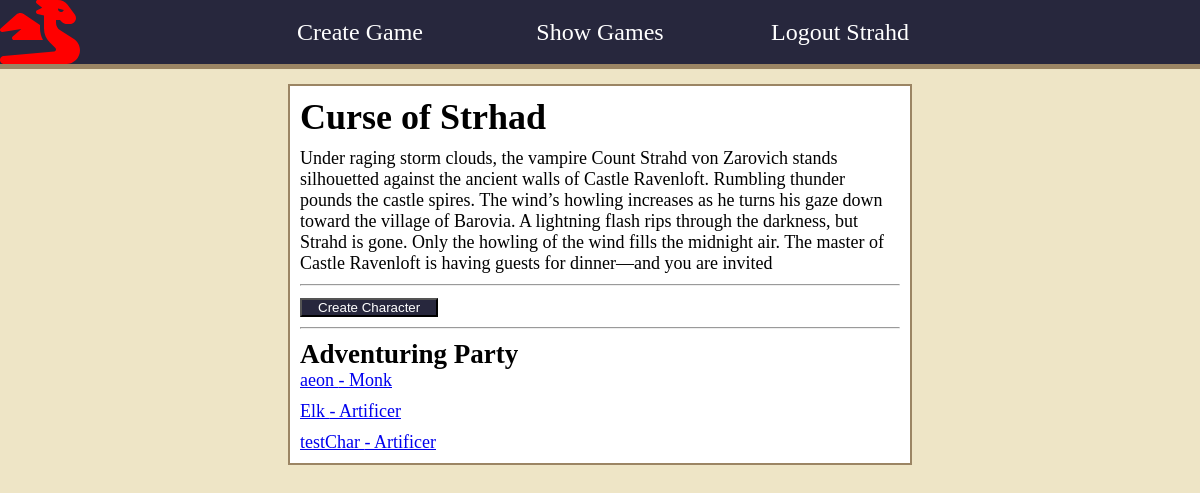
/games/9/ (signed in), run on the app's committed database.
### games/models.py (models this page shows, shortened)
class Game(models.Model):
    name = models.CharField(max_length=200)
    description = models.TextField()
    members = models.ManyToManyField(USER_MODEL, related_name="games")
    user = models.ForeignKey(USER_MODEL, related_name="created_games", on_delete=models.CASCADE)

class Character(models.Model):
    summary = models.TextField()
    name = models.CharField(max_length=100)
    playersclass = models.CharField(choices=CLASS_CHOICES, max_length=50, default='Artificer')
    user = models.ForeignKey(USER_MODEL, related_name="characters", on_delete=models.CASCADE)
    game = models.ForeignKey("Game", related_name="characters", on_delete=models.CASCADE)

### games/views.py (the view)
# urls.py: path("<int:pk>/", GameDetailView.as_view(), name="show_game"),
class GameDetailView(LoginRequiredMixin, DetailView):
    model = Game
    template_name = "games/detail_game.html"
    context_object_name = "game_detail"

### games/templates/games/detail_game.html (shortened to what this page needs)
{% extends 'base.html' %}
{% block content %}
<div class="games-container">
    <h1>{{ game_detail.name }}</h1>
    <div class="game-description">
        <p>{{ game_detail.description }}</p>
    </div>
    <hr>
    <div class="game-character-navigation">
        <div>
            <button><a href="{% url 'create_character' game_detail.id %}">Create Character</a></button>
        </div>
    </div>
    <hr>
    <h2>Adventuring Party</h2>
    <div class="characters">
    {% for character in game_detail.characters.all %}
        <a href="{% url 'detail_character' character.id %}" class="single-character">{{ character.name }} - {{ character.playersclass }}</a>
    {% endfor %}
</div>
{% endblock content %}

### games/templates/base.html (shortened to what this page needs)
{% load static %}
<!DOCTYPE html>
<html lang="en">
<head>
    <link rel="stylesheet" href="{% static 'player/player.css' %}">
</head>
<body>
    <header>
        <nav>
        <i class="fa-solid fa-dragon background-dragon"></i>
            <ul>
                {% if user.is_authenticated %}
                    <li ><a href="{% url 'create_game' %}" class="nav-link">Create Game</a></li>
                    <li><a href="{% url 'list_games' %}" class="nav-link">Show Games</a></li>
                    <li><a href="{% url 'logout' %}" class="nav-link">Logout {{ user.username }}</a></li>
                {% else %}
                <li><a href="{% url 'signup' %}" class="nav-link">Signup</a></li>
                <li class="login"><a href="{% url 'login' %}" class="nav-link">Login</a></li>
                {% endif %}
            </ul>
        </nav>
    </header>
   <main>
       {% block content %}
       {% endblock content%}
   </main>
</body>
</html>

### games/static/player/player.css (style rules this page uses)
* { margin: 0; padding: 0; }
body { background-color: #eee5c6; font-size: 18px; }
header { background-color:#27273d; height: 4rem; margin-bottom: 20px; }
nav { border-bottom: 5px solid #9b8564; }
header > nav, ul { height: 100%; }
header > nav > ul { display: grid; grid-template-columns: repeat(5, 1fr); align-items: center; justify-items: center; list-style: none; }
.nav-link { text-decoration: none; font-size: 1.5rem; height: 100%; color: white; }
header > nav > ul > li:nth-child(1) { grid-column-start: 2; }
main { display: flex; justify-content: center; align-content: center; }
.background-dragon { position: fixed; color: red; height: 4rem; }
.games-container { display: flex; flex-direction: column; height: auto; width: 50%; background-color: white; border: 2px solid #9b8564; padding: 10px; }
.games-container > h1 { margin-bottom: 10px; }
li { list-style: none; }
.fa-dragon { padding-right: 6px; }
button { background-color:#27273d; }
button > a { color: white; text-decoration: none; padding: 1rem; }
.game-character-navigation { display: grid; grid-template-columns: repeat(3, 1fr); }
hr { margin-top: 10px; margin-bottom: 10px; }
.characters { display: grid; grid-template-columns: repeat(1, 1fr); gap: 10px; }
.single-character { grid-column-start: 1; gap: 10; }

### data on the page
Game: name "Curse of Strhad", description "Under raging storm clouds, the vampire Count Strahd von Zarovich stands silhouetted against the ancient walls of Castle Ravenloft. Rumbling thunder pounds the castle spires. The wind’s howling increases as he turns his gaze down toward the village of Barovia. A lightning flash rips through the darkness, but Strahd is gone. Only the howling of the wind fills the midnight air. The master of Castle Ravenloft is having guests for dinner—and you are invited"
Character: name "aeon", playersclass "Monk"
Character: name "Elk", playersclass "Artificer"
Character: name "testChar", playersclass "Artificer"

### other printed values
{{ user.username }} "Strahd"
